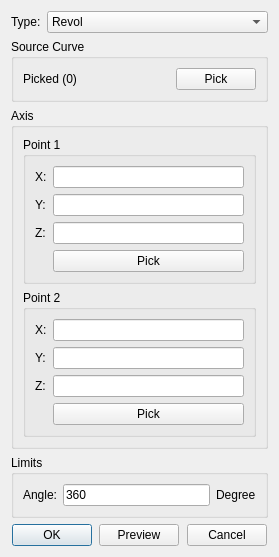
<?xml version="1.0" encoding="UTF-8"?>
<ui version="4.0">
 <class>SurfaceRevolInfoDialog</class>
 <widget class="QDialog" name="SurfaceRevolInfoDialog">
  <property name="geometry">
   <rect>
    <x>0</x>
    <y>0</y>
    <width>279</width>
    <height>502</height>
   </rect>
  </property>
  <property name="windowTitle">
   <string>Revol Surface</string>
  </property>
  <layout class="QGridLayout" name="gridLayout_4">
   <item row="0" column="0">
    <widget class="QWidget" name="widget_2" native="true">
     <property name="sizePolicy">
      <sizepolicy hsizetype="Preferred" vsizetype="Fixed">
       <horstretch>0</horstretch>
       <verstretch>0</verstretch>
      </sizepolicy>
     </property>
     <layout class="QGridLayout" name="gridLayout_2">
      <property name="leftMargin">
       <number>0</number>
      </property>
      <property name="topMargin">
       <number>0</number>
      </property>
      <property name="rightMargin">
       <number>0</number>
      </property>
      <property name="bottomMargin">
       <number>0</number>
      </property>
      <item row="0" column="0">
       <widget class="QLabel" name="label">
        <property name="sizePolicy">
         <sizepolicy hsizetype="Fixed" vsizetype="Preferred">
          <horstretch>0</horstretch>
          <verstretch>0</verstretch>
         </sizepolicy>
        </property>
        <property name="text">
         <string>Type:</string>
        </property>
       </widget>
      </item>
      <item row="0" column="1">
       <widget class="QComboBox" name="comb_type">
        <item>
         <property name="text">
          <string>Revol</string>
         </property>
        </item>
       </widget>
      </item>
     </layout>
    </widget>
   </item>
   <item row="2" column="0">
    <widget class="QWidget" name="widget" native="true">
     <property name="sizePolicy">
      <sizepolicy hsizetype="Preferred" vsizetype="Fixed">
       <horstretch>0</horstretch>
       <verstretch>0</verstretch>
      </sizepolicy>
     </property>
     <layout class="QGridLayout" name="gridLayout_3">
      <property name="leftMargin">
       <number>0</number>
      </property>
      <property name="topMargin">
       <number>0</number>
      </property>
      <property name="rightMargin">
       <number>0</number>
      </property>
      <property name="bottomMargin">
       <number>0</number>
      </property>
      <item row="0" column="4">
       <spacer name="horizontalSpacer_3">
        <property name="orientation">
         <enum>Qt::Horizontal</enum>
        </property>
        <property name="sizeHint" stdset="0">
         <size>
          <width>40</width>
          <height>20</height>
         </size>
        </property>
       </spacer>
      </item>
      <item row="0" column="1">
       <widget class="QPushButton" name="pb_ok">
        <property name="text">
         <string>OK</string>
        </property>
       </widget>
      </item>
      <item row="0" column="3">
       <widget class="QPushButton" name="pb_preview">
        <property name="text">
         <string>Preview</string>
        </property>
       </widget>
      </item>
      <item row="0" column="5">
       <widget class="QPushButton" name="pb_cancel">
        <property name="text">
         <string>Cancel</string>
        </property>
       </widget>
      </item>
      <item row="0" column="2">
       <spacer name="horizontalSpacer_2">
        <property name="orientation">
         <enum>Qt::Horizontal</enum>
        </property>
        <property name="sizeHint" stdset="0">
         <size>
          <width>40</width>
          <height>20</height>
         </size>
        </property>
       </spacer>
      </item>
      <item row="0" column="0">
       <spacer name="horizontalSpacer">
        <property name="orientation">
         <enum>Qt::Horizontal</enum>
        </property>
        <property name="sizeHint" stdset="0">
         <size>
          <width>40</width>
          <height>20</height>
         </size>
        </property>
       </spacer>
      </item>
      <item row="0" column="6">
       <spacer name="horizontalSpacer_4">
        <property name="orientation">
         <enum>Qt::Horizontal</enum>
        </property>
        <property name="sizeHint" stdset="0">
         <size>
          <width>40</width>
          <height>20</height>
         </size>
        </property>
       </spacer>
      </item>
     </layout>
    </widget>
   </item>
   <item row="1" column="0">
    <widget class="QStackedWidget" name="stackedWidget">
     <widget class="QWidget" name="page">
      <layout class="QGridLayout" name="gridLayout_6">
       <property name="leftMargin">
        <number>0</number>
       </property>
       <property name="topMargin">
        <number>0</number>
       </property>
       <property name="rightMargin">
        <number>0</number>
       </property>
       <property name="bottomMargin">
        <number>0</number>
       </property>
       <item row="0" column="0">
        <widget class="QGroupBox" name="groupBox">
         <property name="sizePolicy">
          <sizepolicy hsizetype="Preferred" vsizetype="Fixed">
           <horstretch>0</horstretch>
           <verstretch>0</verstretch>
          </sizepolicy>
         </property>
         <property name="title">
          <string>Source Curve</string>
         </property>
         <layout class="QHBoxLayout" name="horizontalLayout_2">
          <item>
           <widget class="QLabel" name="lb_source">
            <property name="text">
             <string>Picked (0)</string>
            </property>
           </widget>
          </item>
          <item>
           <widget class="QPushButton" name="pb_selectsource">
            <property name="sizePolicy">
             <sizepolicy hsizetype="Fixed" vsizetype="Fixed">
              <horstretch>0</horstretch>
              <verstretch>0</verstretch>
             </sizepolicy>
            </property>
            <property name="text">
             <string>Pick</string>
            </property>
           </widget>
          </item>
         </layout>
        </widget>
       </item>
       <item row="1" column="0">
        <widget class="QGroupBox" name="groupBox_2">
         <property name="title">
          <string>Axis</string>
         </property>
         <layout class="QGridLayout" name="gridLayout_8">
          <item row="0" column="0">
           <widget class="QGroupBox" name="groupBox_4">
            <property name="title">
             <string>Point 1</string>
            </property>
            <layout class="QGridLayout" name="gridLayout_7">
             <item row="0" column="0">
              <widget class="QLabel" name="label_7">
               <property name="text">
                <string>X:</string>
               </property>
              </widget>
             </item>
             <item row="1" column="1">
              <widget class="Comp::FITKSciNotationLineEdit" name="le_p1y"/>
             </item>
             <item row="2" column="0">
              <widget class="QLabel" name="label_9">
               <property name="text">
                <string>Z:</string>
               </property>
              </widget>
             </item>
             <item row="0" column="1">
              <widget class="Comp::FITKSciNotationLineEdit" name="le_p1x"/>
             </item>
             <item row="2" column="1">
              <widget class="Comp::FITKSciNotationLineEdit" name="le_p1z"/>
             </item>
             <item row="1" column="0">
              <widget class="QLabel" name="label_8">
               <property name="text">
                <string>Y:</string>
               </property>
              </widget>
             </item>
             <item row="3" column="1">
              <widget class="QPushButton" name="pb_pickpoint1">
               <property name="text">
                <string>Pick</string>
               </property>
              </widget>
             </item>
            </layout>
           </widget>
          </item>
          <item row="1" column="0">
           <widget class="QGroupBox" name="groupBox_5">
            <property name="title">
             <string>Point 2</string>
            </property>
            <layout class="QGridLayout" name="gridLayout_5">
             <item row="1" column="1">
              <widget class="Comp::FITKSciNotationLineEdit" name="le_p2y"/>
             </item>
             <item row="0" column="1">
              <widget class="Comp::FITKSciNotationLineEdit" name="le_p2x"/>
             </item>
             <item row="2" column="1">
              <widget class="Comp::FITKSciNotationLineEdit" name="le_p2z"/>
             </item>
             <item row="0" column="0">
              <widget class="QLabel" name="label_10">
               <property name="text">
                <string>X:</string>
               </property>
              </widget>
             </item>
             <item row="1" column="0">
              <widget class="QLabel" name="label_11">
               <property name="text">
                <string>Y:</string>
               </property>
              </widget>
             </item>
             <item row="2" column="0">
              <widget class="QLabel" name="label_12">
               <property name="text">
                <string>Z:</string>
               </property>
              </widget>
             </item>
             <item row="3" column="1">
              <widget class="QPushButton" name="pb_pickpoint2">
               <property name="text">
                <string>Pick</string>
               </property>
              </widget>
             </item>
            </layout>
           </widget>
          </item>
         </layout>
        </widget>
       </item>
       <item row="2" column="0">
        <widget class="QGroupBox" name="groupBox_3">
         <property name="title">
          <string>Limits</string>
         </property>
         <layout class="QGridLayout" name="gridLayout">
          <item row="0" column="0">
           <widget class="QLabel" name="label_3">
            <property name="text">
             <string>Angle:</string>
            </property>
           </widget>
          </item>
          <item row="0" column="2" colspan="2">
           <widget class="QLabel" name="label_4">
            <property name="text">
             <string>Degree</string>
            </property>
           </widget>
          </item>
          <item row="0" column="1">
           <widget class="Comp::FITKSciNotationLineEdit" name="le_angle">
            <property name="text">
             <string>360</string>
            </property>
           </widget>
          </item>
         </layout>
        </widget>
       </item>
       <item row="3" column="0">
        <spacer name="verticalSpacer">
         <property name="orientation">
          <enum>Qt::Vertical</enum>
         </property>
         <property name="sizeHint" stdset="0">
          <size>
           <width>20</width>
           <height>40</height>
          </size>
         </property>
        </spacer>
       </item>
      </layout>
     </widget>
    </widget>
   </item>
  </layout>
 </widget>
 <customwidgets>
  <customwidget>
   <class>Comp::FITKSciNotationLineEdit</class>
   <extends>QLineEdit</extends>
   <header location="global">FITK_Component/FITKWidget/FITKSciNotationLineEdit.h</header>
  </customwidget>
 </customwidgets>
 <resources/>
 <connections/>
</ui>
